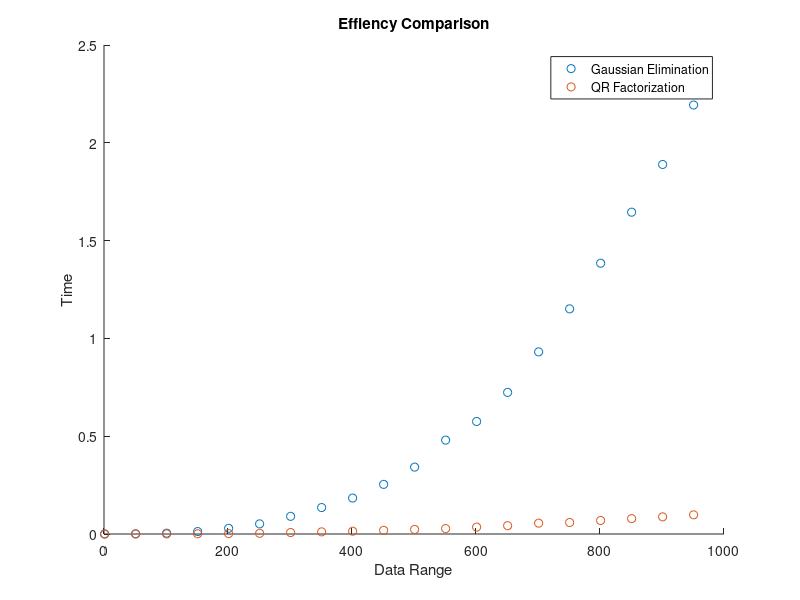
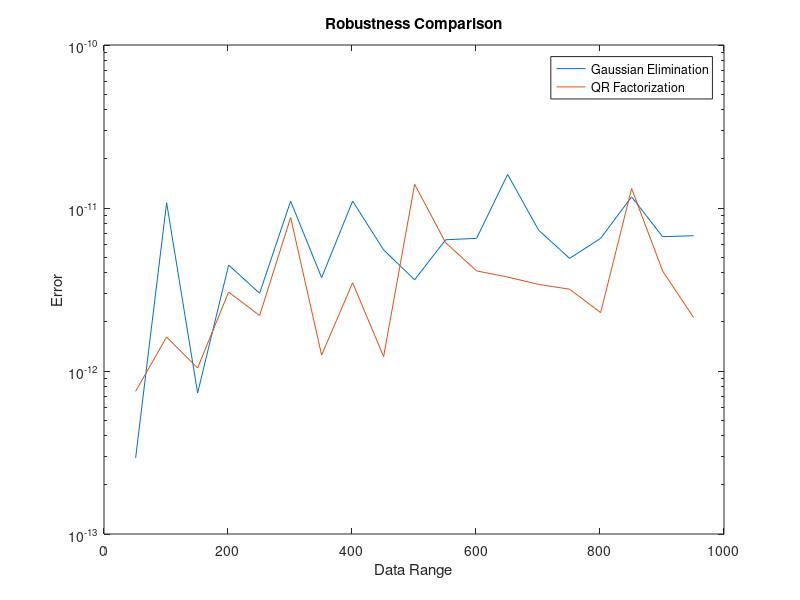

The MATLAB source for these figures, in order:
n_range = 1:50:1000;
eff_GE = [];eff_QR = [];
err_GE=[];err_QR=[];

for n=n_range
    A = randn(n);
    x_exact = ones(n,1);
    b = A*x_exact;
    [Q R]=qr(A);
    
    time1 = 0;time2 = 0;
    tempErrGE=0;tempErrQR=0;
    
    for i=1:20
        tic;
        x = A\b;
        time1 = time1 + toc;
        tempErrGE=tempErrGE+ max(abs(x_exact-x));
        
        tic;
        x = R\(Q'*b);
        time2 = time2 + toc;
        tempErrQR=tempErrQR+ max(abs(x_exact-x));
    end
    err_QR=[err_QR tempErrQR];err_GE=[err_GE tempErrGE];
    eff_QR = [eff_QR time2];eff_GE = [eff_GE time1];
end

figure(1);
gePlot = scatter(n_range, eff_GE);
hold;
qrPlot = scatter(n_range, eff_QR);
legend('Gaussian Elimination','QR Factorization');
xlabel("Data Range");
ylabel("Time");
title("Effiency Comparison");
hold off;

figure(2);
gePlot2 = semilogy(n_range, err_GE);
hold;
qrPlot2 = semilogy(n_range, err_QR);
legend('Gaussian Elimination','QR Factorization');
xlabel("Data Range");
ylabel("Error");
title("Robustness Comparison");
hold off;